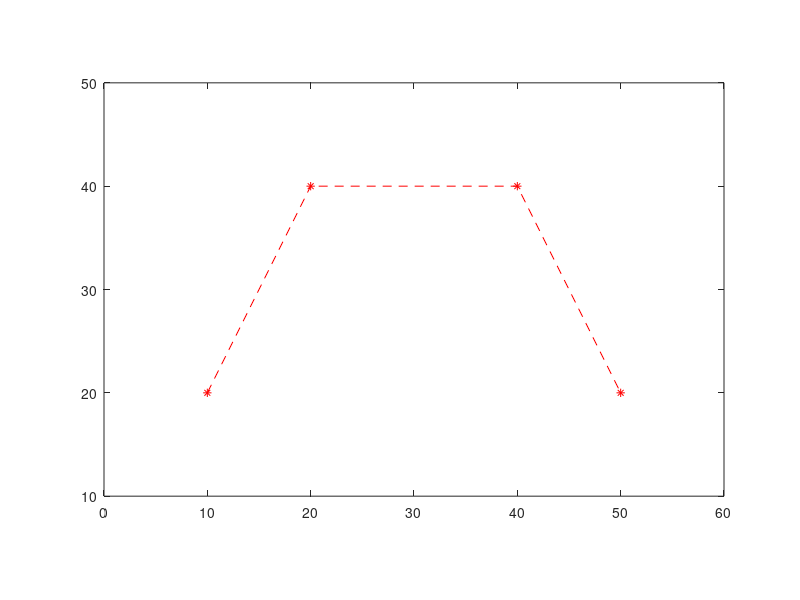

Source code (MATLAB): (Note: this script raises an error after producing the figure.)
clear

px = [10 20 40 50];
py = [20 40 40 20];

n = 3;

plot(px,py, 'r*--')

axis equal
axis([0 60 10 50]);
hold on

syms t

cx(t) = 0*t;
cy(t) = 0*t;

for i=0:n
   b(t) = nchoosek(n, i) * t^i * (1-t)^(n-i); 
   cx(t) = cx(t) + px(i+1) * b(t);
   cy(t) = cy(t) + py(i+1) * b(t);
end

fplot(cx, cy, [0 1], 'b')